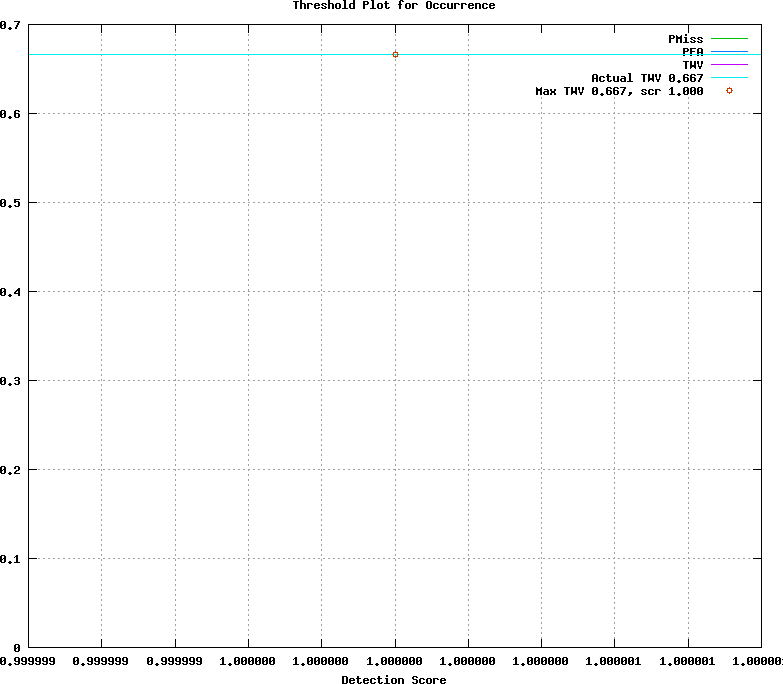

The gnuplot source for this figure:
## GNUPLOT command file
set terminal postscript color
set style data lines
set title 'Threshold Plot for Occurrence'
set xlabel 'Detection Score'
set grid
set size ratio 0.85
plot [0.999999:1.000001]  \
  'overall/nist/nist.dets/sum.Occurrence.dat.1' using 1:4 title 'PMiss' with lines lt 2, \
  'overall/nist/nist.dets/sum.Occurrence.dat.1' using 1:5 title 'PFA' with lines lt 3, \
  'overall/nist/nist.dets/sum.Occurrence.dat.1' using 1:6 title 'TWV' with lines lt 4, \
  0.666807338432428 title 'Actual TWV 0.667' with lines lt 5, \
  'overall/nist/nist.dets/sum.Occurrence.dat.2' using 1:2 title 'Max TWV 0.667, scr 1.000' with points lt 6
